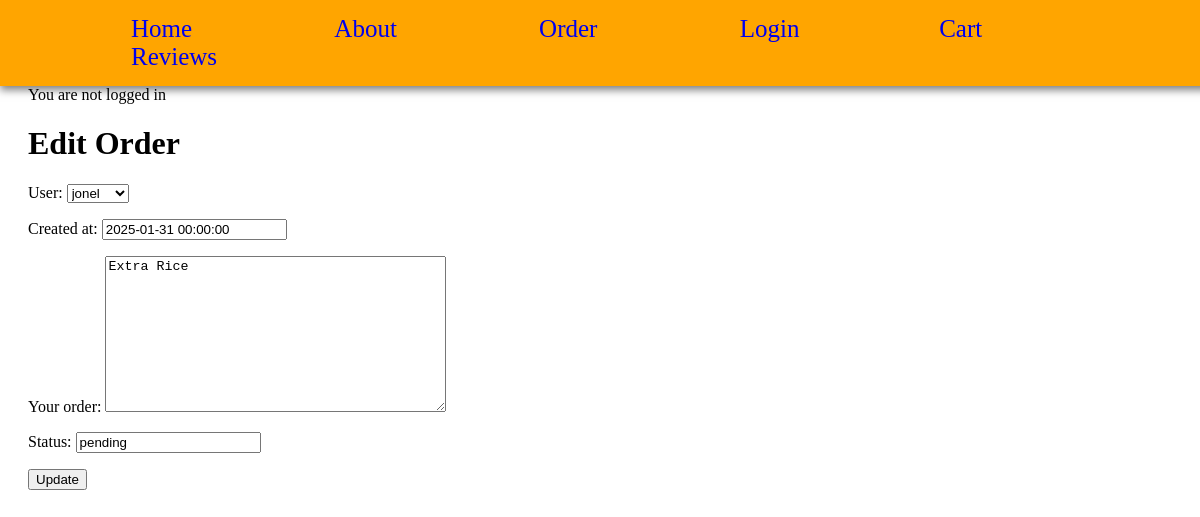
/order/2/edit, run on the app's committed database.
### app/models.py (models this page shows, shortened)
class Order(models.Model):
    user = models.ForeignKey(settings.AUTH_USER_MODEL, on_delete=models.CASCADE, null=True)
    created_at = models.DateTimeField()
    your_order = models.TextField()
    status = models.CharField(max_length=20, default='pending')

### app/views.py (the view)
# urls.py: path('order/<int:pk>/edit', OrderUpdateView.as_view(), name='order_update'),
class OrderUpdateView(UpdateView):
    model = Order
    fields = ['user','created_at','your_order', 'status']
    template_name = 'app/order_update.html'

### app/templates/app/order_update.html (shortened to what this page needs)
{% extends 'app/base.html' %}
{% load static %}
{% block content %}
    <h1>Edit Order</h1>
    <form action="{% url 'order_update' object.pk %}" method="post" >
    {{form.as_p}}
        <input type="submit" value="Update">
    </form>
{% endblock content %}

### data on the page
Order: user "jonel", created_at "2025-01-31 00:00:00", your_order "Extra Rice", status "pending"
